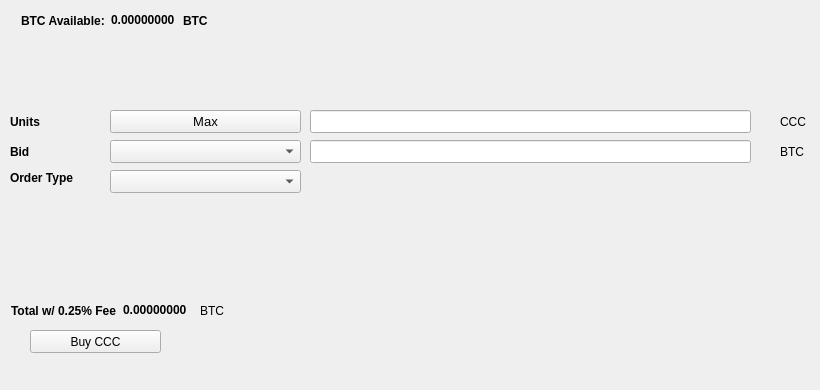
   <widget class="QWidget" name="BuyTab">
    <attribute name="title">
     <string>Buy</string>
    </attribute>
    <widget class="QPushButton" name="BuyCCC">
     <property name="geometry">
      <rect>
       <x>30</x>
       <y>330</y>
       <width>131</width>
       <height>23</height>
      </rect>
     </property>
     <property name="text">
      <string>Buy CCC</string>
     </property>
     <property name="icon">
      <iconset resource="../concierge.qrc">
       <normaloff>:/icons/bitcoin</normaloff>:/icons/bitcoin</iconset>
     </property>
    </widget>
    <widget class="QLabel" name="label_3">
     <property name="geometry">
      <rect>
       <x>10</x>
       <y>110</y>
       <width>46</width>
       <height>23</height>
      </rect>
     </property>
     <property name="font">
      <font>
       <weight>75</weight>
       <bold>true</bold>
      </font>
     </property>
     <property name="text">
      <string>Units</string>
     </property>
    </widget>
    <widget class="QLineEdit" name="UnitsInput">
     <property name="geometry">
      <rect>
       <x>310</x>
       <y>110</y>
       <width>441</width>
       <height>23</height>
      </rect>
     </property>
     <property name="font">
      <font>
       <pointsize>9</pointsize>
       <weight>75</weight>
       <bold>true</bold>
      </font>
     </property>
    </widget>
    <widget class="QLineEdit" name="BuyBidPriceEdit">
     <property name="geometry">
      <rect>
       <x>310</x>
       <y>140</y>
       <width>441</width>
       <height>23</height>
      </rect>
     </property>
     <property name="font">
      <font>
       <pointsize>9</pointsize>
       <weight>75</weight>
       <bold>true</bold>
      </font>
     </property>
    </widget>
    <widget class="QLabel" name="label_4">
     <property name="geometry">
      <rect>
       <x>780</x>
       <y>110</y>
       <width>31</width>
       <height>23</height>
      </rect>
     </property>
     <property name="text">
      <string>CCC</string>
     </property>
    </widget>
    <widget class="QLabel" name="label_5">
     <property name="geometry">
      <rect>
       <x>780</x>
       <y>140</y>
       <width>31</width>
       <height>23</height>
      </rect>
     </property>
     <property name="text">
      <string>BTC</string>
     </property>
    </widget>
    <widget class="QLabel" name="label_6">
     <property name="geometry">
      <rect>
       <x>10</x>
       <y>140</y>
       <width>46</width>
       <height>23</height>
      </rect>
     </property>
     <property name="font">
      <font>
       <weight>75</weight>
       <bold>true</bold>
      </font>
     </property>
     <property name="text">
      <string>Bid</string>
     </property>
    </widget>
    <widget class="QLabel" name="label_7">
     <property name="geometry">
      <rect>
       <x>10</x>
       <y>170</y>
       <width>91</width>
       <height>16</height>
      </rect>
     </property>
     <property name="font">
      <font>
       <weight>75</weight>
       <bold>true</bold>
      </font>
     </property>
     <property name="text">
      <string>Order Type</string>
     </property>
    </widget>
    <widget class="QPushButton" name="Buy_Max_Amount">
     <property name="geometry">
      <rect>
       <x>110</x>
       <y>110</y>
       <width>191</width>
       <height>23</height>
      </rect>
     </property>
     <property name="font">
      <font>
       <pointsize>10</pointsize>
      </font>
     </property>
     <property name="text">
      <string>Max</string>
     </property>
    </widget>
    <widget class="QComboBox" name="BuyBidcomboBox">
     <property name="geometry">
      <rect>
       <x>110</x>
       <y>140</y>
       <width>191</width>
       <height>23</height>
      </rect>
     </property>
     <property name="font">
      <font>
       <pointsize>10</pointsize>
      </font>
     </property>
    </widget>
    <widget class="QComboBox" name="buyOrdertypeCombo">
     <property name="geometry">
      <rect>
       <x>110</x>
       <y>170</y>
       <width>191</width>
       <height>23</height>
      </rect>
     </property>
     <property name="font">
      <font>
       <pointsize>10</pointsize>
      </font>
     </property>
    </widget>
    <widget class="QWidget" name="layoutWidget1">
     <property name="geometry">
      <rect>
       <x>21</x>
       <y>11</y>
       <width>227</width>
       <height>19</height>
      </rect>
     </property>
     <layout class="QHBoxLayout" name="horizontalLayout_3">
      <item>
       <widget class="QLabel" name="label232">
        <property name="font">
         <font>
          <weight>75</weight>
          <bold>true</bold>
         </font>
        </property>
        <property name="text">
         <string>BTC Available:</string>
        </property>
       </widget>
      </item>
      <item>
       <widget class="QLabel" name="BtcAvailableLbl">
        <property name="palette">
         <palette>
          <active>
           <colorrole role="WindowText">
            <brush brushstyle="SolidPattern">
             <color alpha="255">
              <red>0</red>
              <green>0</green>
              <blue>0</blue>
             </color>
            </brush>
           </colorrole>
           <colorrole role="Button">
            <brush brushstyle="SolidPattern">
             <color alpha="255">
              <red>0</red>
              <green>170</green>
              <blue>0</blue>
             </color>
            </brush>
           </colorrole>
           <colorrole role="Light">
            <brush brushstyle="SolidPattern">
             <color alpha="255">
              <red>0</red>
              <green>255</green>
              <blue>0</blue>
             </color>
            </brush>
           </colorrole>
           <colorrole role="Midlight">
            <brush brushstyle="SolidPattern">
             <color alpha="255">
              <red>0</red>
              <green>212</green>
              <blue>0</blue>
             </color>
            </brush>
           </colorrole>
           <colorrole role="Dark">
            <brush brushstyle="SolidPattern">
             <color alpha="255">
              <red>0</red>
              <green>85</green>
              <blue>0</blue>
             </color>
            </brush>
           </colorrole>
           <colorrole role="Mid">
            <brush brushstyle="SolidPattern">
             <color alpha="255">
              <red>0</red>
              <green>113</green>
              <blue>0</blue>
             </color>
            </brush>
           </colorrole>
           <colorrole role="Text">
            <brush brushstyle="SolidPattern">
             <color alpha="255">
              <red>0</red>
              <green>170</green>
              <blue>0</blue>
             </color>
            </brush>
           </colorrole>
           <colorrole role="BrightText">
            <brush brushstyle="SolidPattern">
             <color alpha="255">
              <red>255</red>
              <green>255</green>
              <blue>255</blue>
             </color>
            </brush>
           </colorrole>
           <colorrole role="ButtonText">
            <brush brushstyle="SolidPattern">
             <color alpha="255">
              <red>0</red>
              <green>0</green>
              <blue>0</blue>
             </color>
            </brush>
           </colorrole>
           <colorrole role="Base">
            <brush brushstyle="SolidPattern">
             <color alpha="255">
              <red>255</red>
              <green>255</green>
              <blue>255</blue>
             </color>
            </brush>
           </colorrole>
           <colorrole role="Window">
            <brush brushstyle="SolidPattern">
             <color alpha="255">
              <red>0</red>
              <green>170</green>
              <blue>0</blue>
             </color>
            </brush>
           </colorrole>
           <colorrole role="Shadow">
            <brush brushstyle="SolidPattern">
             <color alpha="255">
              <red>0</red>
              <green>0</green>
              <blue>0</blue>
             </color>
            </brush>
           </colorrole>
           <colorrole role="AlternateBase">
            <brush brushstyle="SolidPattern">
             <color alpha="255">
              <red>127</red>
              <green>212</green>
              <blue>127</blue>
             </color>
            </brush>
           </colorrole>
           <colorrole role="ToolTipBase">
            <brush brushstyle="SolidPattern">
             <color alpha="255">
              <red>255</red>
              <green>255</green>
              <blue>220</blue>
             </color>
            </brush>
           </colorrole>
           <colorrole role="ToolTipText">
            <brush brushstyle="SolidPattern">
             <color alpha="255">
              <red>0</red>
              <green>0</green>
              <blue>0</blue>
             </color>
            </brush>
           </colorrole>
          </active>
          <inactive>
           <colorrole role="WindowText">
            <brush brushstyle="SolidPattern">
             <color alpha="255">
              <red>0</red>
              <green>0</green>
              <blue>0</blue>
             </color>
            </brush>
           </colorrole>
           <colorrole role="Button">
            <brush brushstyle="SolidPattern">
             <color alpha="255">
              <red>0</red>
              <green>170</green>
              <blue>0</blue>
             </color>
            </brush>
           </colorrole>
           <colorrole role="Light">
            <brush brushstyle="SolidPattern">
             <color alpha="255">
              <red>0</red>
              <green>255</green>
              <blue>0</blue>
             </color>
            </brush>
           </colorrole>
           <colorrole role="Midlight">
            <brush brushstyle="SolidPattern">
             <color alpha="255">
              <red>0</red>
              <green>212</green>
              <blue>0</blue>
             </color>
            </brush>
           </colorrole>
           <colorrole role="Dark">
            <brush brushstyle="SolidPattern">
             <color alpha="255">
              <red>0</red>
              <green>85</green>
              <blue>0</blue>
             </color>
            </brush>
           </colorrole>
           <colorrole role="Mid">
            <brush brushstyle="SolidPattern">
             <color alpha="255">
              <red>0</red>
              <green>113</green>
              <blue>0</blue>
             </color>
            </brush>
           </colorrole>
           <colorrole role="Text">
            <brush brushstyle="SolidPattern">
             <color alpha="255">
              <red>0</red>
              <green>170</green>
              <blue>0</blue>
             </color>
            </brush>
           </colorrole>
           <colorrole role="BrightText">
            <brush brushstyle="SolidPattern">
             <color alpha="255">
              <red>255</red>
              <green>255</green>
              <blue>255</blue>
             </color>
            </brush>
           </colorrole>
           <colorrole role="ButtonText">
            <brush brushstyle="SolidPattern">
             <color alpha="255">
              <red>0</red>
              <green>0</green>
              <blue>0</blue>
             </color>
            </brush>
           </colorrole>
           <colorrole role="Base">
            <brush brushstyle="SolidPattern">
             <color alpha="255">
              <red>255</red>
              <green>255</green>
              <blue>255</blue>
             </color>
            </brush>
           </colorrole>
           <colorrole role="Window">
            <brush brushstyle="SolidPattern">
             <color alpha="255">
              <red>0</red>
              <green>170</green>
              <blue>0</blue>
             </color>
            </brush>
           </colorrole>
           <colorrole role="Shadow">
            <brush brushstyle="SolidPattern">
             <color alpha="255">
              <red>0</red>
              <green>0</green>
              <blue>0</blue>
             </color>
            </brush>
           </colorrole>
           <colorrole role="AlternateBase">
            <brush brushstyle="SolidPattern">
             <color alpha="255">
              <red>127</red>
              <green>212</green>
              <blue>127</blue>
             </color>
            </brush>
           </colorrole>
           <colorrole role="ToolTipBase">
            <brush brushstyle="SolidPattern">
             <color alpha="255">
              <red>255</red>
              <green>255</green>
              <blue>220</blue>
             </color>
            </brush>
           </colorrole>
           <colorrole role="ToolTipText">
            <brush brushstyle="SolidPattern">
             <color alpha="255">
              <red>0</red>
              <green>0</green>
              <blue>0</blue>
             </color>
            </brush>
           </colorrole>
          </inactive>
          <disabled>
           <colorrole role="WindowText">
            <brush brushstyle="SolidPattern">
             <color alpha="255">
              <red>0</red>
              <green>85</green>
              <blue>0</blue>
             </color>
            </brush>
           </colorrole>
           <colorrole role="Button">
            <brush brushstyle="SolidPattern">
             <color alpha="255">
              <red>0</red>
              <green>170</green>
              <blue>0</blue>
             </color>
            </brush>
           </colorrole>
           <colorrole role="Light">
            <brush brushstyle="SolidPattern">
             <color alpha="255">
              <red>0</red>
              <green>255</green>
              <blue>0</blue>
             </color>
            </brush>
           </colorrole>
           <colorrole role="Midlight">
            <brush brushstyle="SolidPattern">
             <color alpha="255">
              <red>0</red>
              <green>212</green>
              <blue>0</blue>
             </color>
            </brush>
           </colorrole>
           <colorrole role="Dark">
            <brush brushstyle="SolidPattern">
             <color alpha="255">
              <red>0</red>
              <green>85</green>
              <blue>0</blue>
             </color>
            </brush>
           </colorrole>
           <colorrole role="Mid">
            <brush brushstyle="SolidPattern">
             <color alpha="255">
              <red>0</red>
              <green>113</green>
              <blue>0</blue>
             </color>
            </brush>
           </colorrole>
           <colorrole role="Text">
            <brush brushstyle="SolidPattern">
             <color alpha="255">
              <red>0</red>
              <green>85</green>
              <blue>0</blue>
             </color>
            </brush>
           </colorrole>
           <colorrole role="BrightText">
            <brush brushstyle="SolidPattern">
             <color alpha="255">
              <red>255</red>
              <green>255</green>
              <blue>255</blue>
             </color>
            </brush>
           </colorrole>
           <colorrole role="ButtonText">
            <brush brushstyle="SolidPattern">
             <color alpha="255">
              <red>0</red>
              <green>85</green>
              <blue>0</blue>
             </color>
            </brush>
           </colorrole>
           <colorrole role="Base">
            <brush brushstyle="SolidPattern">
             <color alpha="255">
              <red>0</red>
              <green>170</green>
              <blue>0</blue>
             </color>
            </brush>
           </colorrole>
           <colorrole role="Window">
            <brush brushstyle="SolidPattern">
             <color alpha="255">
              <red>0</red>
              <green>170</green>
              <blue>0</blue>
             </color>
            </brush>
           </colorrole>
           <colorrole role="Shadow">
            <brush brushstyle="SolidPattern">
             <color alpha="255">
              <red>0</red>
              <green>0</green>
              <blue>0</blue>
             </color>
            </brush>
           </colorrole>
           <colorrole role="AlternateBase">
            <brush brushstyle="SolidPattern">
             <color alpha="255">
              <red>0</red>
              <green>170</green>
              <blue>0</blue>
             </color>
            </brush>
           </colorrole>
           <colorrole role="ToolTipBase">
            <brush brushstyle="SolidPattern">
             <color alpha="255">
              <red>255</red>
              <green>255</green>
              <blue>220</blue>
             </color>
            </brush>
           </colorrole>
           <colorrole role="ToolTipText">
            <brush brushstyle="SolidPattern">
             <color alpha="255">
              <red>0</red>
              <green>0</green>
              <blue>0</blue>
             </color>
            </brush>
           </colorrole>
          </disabled>
         </palette>
        </property>
        <property name="font">
         <font>
          <weight>75</weight>
          <bold>true</bold>
         </font>
        </property>
        <property name="text">
         <string>0.00000000</string>
        </property>
        <property name="textInteractionFlags">
         <set>Qt::LinksAccessibleByMouse|Qt::TextSelectableByKeyboard|Qt::TextSelectableByMouse</set>
        </property>
       </widget>
      </item>
      <item>
       <widget class="QLabel" name="BtcAvailableLbl_2">
        <property name="font">
         <font>
          <weight>75</weight>
          <bold>true</bold>
         </font>
        </property>
        <property name="text">
         <string>BTC</string>
        </property>
       </widget>
      </item>
     </layout>
    </widget>
    <widget class="QWidget" name="layoutWidge2">
     <property name="geometry">
      <rect>
       <x>11</x>
       <y>301</y>
       <width>259</width>
       <height>19</height>
      </rect>
     </property>
     <layout class="QHBoxLayout" name="horizontalLayout_4">
      <item>
       <widget class="QLabel" name="label_9">
        <property name="font">
         <font>
          <weight>75</weight>
          <bold>true</bold>
         </font>
        </property>
        <property name="text">
         <string>Total w/ 0.25% Fee</string>
        </property>
       </widget>
      </item>
      <item>
       <widget class="QLabel" name="BuyCostLabel">
        <property name="palette">
         <palette>
          <active>
           <colorrole role="WindowText">
            <brush brushstyle="SolidPattern">
             <color alpha="255">
              <red>0</red>
              <green>0</green>
              <blue>0</blue>
             </color>
            </brush>
           </colorrole>
           <colorrole role="Button">
            <brush brushstyle="SolidPattern">
             <color alpha="255">
              <red>0</red>
              <green>170</green>
              <blue>0</blue>
             </color>
            </brush>
           </colorrole>
           <colorrole role="Light">
            <brush brushstyle="SolidPattern">
             <color alpha="255">
              <red>0</red>
              <green>255</green>
              <blue>0</blue>
             </color>
            </brush>
           </colorrole>
           <colorrole role="Midlight">
            <brush brushstyle="SolidPattern">
             <color alpha="255">
              <red>0</red>
              <green>212</green>
              <blue>0</blue>
             </color>
            </brush>
           </colorrole>
           <colorrole role="Dark">
            <brush brushstyle="SolidPattern">
             <color alpha="255">
              <red>0</red>
              <green>85</green>
              <blue>0</blue>
             </color>
            </brush>
           </colorrole>
           <colorrole role="Mid">
            <brush brushstyle="SolidPattern">
             <color alpha="255">
              <red>0</red>
              <green>113</green>
              <blue>0</blue>
             </color>
            </brush>
           </colorrole>
           <colorrole role="Text">
            <brush brushstyle="SolidPattern">
             <color alpha="255">
              <red>0</red>
              <green>170</green>
              <blue>0</blue>
             </color>
            </brush>
           </colorrole>
           <colorrole role="BrightText">
            <brush brushstyle="SolidPattern">
             <color alpha="255">
              <red>255</red>
              <green>255</green>
              <blue>255</blue>
             </color>
            </brush>
           </colorrole>
           <colorrole role="ButtonText">
            <brush brushstyle="SolidPattern">
             <color alpha="255">
              <red>0</red>
              <green>0</green>
              <blue>0</blue>
             </color>
            </brush>
           </colorrole>
           <colorrole role="Base">
            <brush brushstyle="SolidPattern">
             <color alpha="255">
              <red>255</red>
              <green>255</green>
              <blue>255</blue>
             </color>
            </brush>
           </colorrole>
           <colorrole role="Window">
            <brush brushstyle="SolidPattern">
             <color alpha="255">
              <red>0</red>
              <green>170</green>
              <blue>0</blue>
             </color>
            </brush>
           </colorrole>
           <colorrole role="Shadow">
            <brush brushstyle="SolidPattern">
             <color alpha="255">
              <red>0</red>
              <green>0</green>
              <blue>0</blue>
             </color>
            </brush>
           </colorrole>
           <colorrole role="AlternateBase">
            <brush brushstyle="SolidPattern">
             <color alpha="255">
              <red>127</red>
              <green>212</green>
              <blue>127</blue>
             </color>
            </brush>
           </colorrole>
           <colorrole role="ToolTipBase">
            <brush brushstyle="SolidPattern">
             <color alpha="255">
              <red>255</red>
              <green>255</green>
              <blue>220</blue>
             </color>
            </brush>
           </colorrole>
           <colorrole role="ToolTipText">
            <brush brushstyle="SolidPattern">
             <color alpha="255">
              <red>0</red>
              <green>0</green>
              <blue>0</blue>
             </color>
            </brush>
           </colorrole>
          </active>
          <inactive>
           <colorrole role="WindowText">
            <brush brushstyle="SolidPattern">
             <color alpha="255">
              <red>0</red>
              <green>0</green>
              <blue>0</blue>
             </color>
            </brush>
           </colorrole>
           <colorrole role="Button">
            <brush brushstyle="SolidPattern">
             <color alpha="255">
              <red>0</red>
              <green>170</green>
              <blue>0</blue>
             </color>
            </brush>
           </colorrole>
           <colorrole role="Light">
            <brush brushstyle="SolidPattern">
             <color alpha="255">
              <red>0</red>
              <green>255</green>
              <blue>0</blue>
             </color>
            </brush>
           </colorrole>
           <colorrole role="Midlight">
            <brush brushstyle="SolidPattern">
             <color alpha="255">
              <red>0</red>
              <green>212</green>
              <blue>0</blue>
             </color>
            </brush>
           </colorrole>
           <colorrole role="Dark">
            <brush brushstyle="SolidPattern">
             <color alpha="255">
              <red>0</red>
              <green>85</green>
              <blue>0</blue>
             </color>
            </brush>
           </colorrole>
           <colorrole role="Mid">
            <brush brushstyle="SolidPattern">
             <color alpha="255">
              <red>0</red>
              <green>113</green>
              <blue>0</blue>
             </color>
            </brush>
           </colorrole>
           <colorrole role="Text">
            <brush brushstyle="SolidPattern">
             <color alpha="255">
              <red>0</red>
              <green>170</green>
              <blue>0</blue>
             </color>
            </brush>
           </colorrole>
           <colorrole role="BrightText">
            <brush brushstyle="SolidPattern">
             <color alpha="255">
              <red>255</red>
              <green>255</green>
              <blue>255</blue>
             </color>
            </brush>
           </colorrole>
           <colorrole role="ButtonText">
            <brush brushstyle="SolidPattern">
             <color alpha="255">
              <red>0</red>
              <green>0</green>
              <blue>0</blue>
             </color>
            </brush>
           </colorrole>
           <colorrole role="Base">
            <brush brushstyle="SolidPattern">
             <color alpha="255">
              <red>255</red>
              <green>255</green>
              <blue>255</blue>
             </color>
            </brush>
           </colorrole>
           <colorrole role="Window">
            <brush brushstyle="SolidPattern">
             <color alpha="255">
              <red>0</red>
              <green>170</green>
              <blue>0</blue>
             </color>
            </brush>
           </colorrole>
           <colorrole role="Shadow">
            <brush brushstyle="SolidPattern">
             <color alpha="255">
              <red>0</red>
              <green>0</green>
              <blue>0</blue>
             </color>
            </brush>
           </colorrole>
           <colorrole role="AlternateBase">
            <brush brushstyle="SolidPattern">
             <color alpha="255">
              <red>127</red>
              <green>212</green>
              <blue>127</blue>
             </color>
            </brush>
           </colorrole>
           <colorrole role="ToolTipBase">
            <brush brushstyle="SolidPattern">
             <color alpha="255">
              <red>255</red>
              <green>255</green>
              <blue>220</blue>
             </color>
            </brush>
           </colorrole>
           <colorrole role="ToolTipText">
            <brush brushstyle="SolidPattern">
             <color alpha="255">
              <red>0</red>
              <green>0</green>
              <blue>0</blue>
             </color>
            </brush>
           </colorrole>
          </inactive>
          <disabled>
           <colorrole role="WindowText">
            <brush brushstyle="SolidPattern">
             <color alpha="255">
              <red>0</red>
              <green>85</green>
              <blue>0</blue>
             </color>
            </brush>
           </colorrole>
           <colorrole role="Button">
            <brush brushstyle="SolidPattern">
             <color alpha="255">
              <red>0</red>
              <green>170</green>
              <blue>0</blue>
             </color>
            </brush>
           </colorrole>
           <colorrole role="Light">
            <brush brushstyle="SolidPattern">
             <color alpha="255">
              <red>0</red>
              <green>255</green>
              <blue>0</blue>
             </color>
            </brush>
           </colorrole>
           <colorrole role="Midlight">
            <brush brushstyle="SolidPattern">
             <color alpha="255">
              <red>0</red>
              <green>212</green>
              <blue>0</blue>
             </color>
            </brush>
           </colorrole>
           <colorrole role="Dark">
            <brush brushstyle="SolidPattern">
             <color alpha="255">
              <red>0</red>
              <green>85</green>
              <blue>0</blue>
             </color>
            </brush>
           </colorrole>
           <colorrole role="Mid">
            <brush brushstyle="SolidPattern">
             <color alpha="255">
              <red>0</red>
              <green>113</green>
              <blue>0</blue>
             </color>
            </brush>
           </colorrole>
           <colorrole role="Text">
            <brush brushstyle="SolidPattern">
             <color alpha="255">
              <red>0</red>
              <green>85</green>
              <blue>0</blue>
             </color>
            </brush>
           </colorrole>
           <colorrole role="BrightText">
            <brush brushstyle="SolidPattern">
             <color alpha="255">
              <red>255</red>
              <green>255</green>
              <blue>255</blue>
             </color>
            </brush>
           </colorrole>
           <colorrole role="ButtonText">
            <brush brushstyle="SolidPattern">
             <color alpha="255">
              <red>0</red>
              <green>85</green>
              <blue>0</blue>
             </color>
            </brush>
           </colorrole>
           <colorrole role="Base">
            <brush brushstyle="SolidPattern">
             <color alpha="255">
              <red>0</red>
              <green>170</green>
              <blue>0</blue>
             </color>
            </brush>
           </colorrole>
           <colorrole role="Window">
            <brush brushstyle="SolidPattern">
             <color alpha="255">
              <red>0</red>
              <green>170</green>
              <blue>0</blue>
             </color>
            </brush>
           </colorrole>
           <colorrole role="Shadow">
            <brush brushstyle="SolidPattern">
             <color alpha="255">
              <red>0</red>
              <green>0</green>
              <blue>0</blue>
             </color>
            </brush>
           </colorrole>
           <colorrole role="AlternateBase">
            <brush brushstyle="SolidPattern">
             <color alpha="255">
              <red>0</red>
              <green>170</green>
              <blue>0</blue>
             </color>
            </brush>
           </colorrole>
           <colorrole role="ToolTipBase">
            <brush brushstyle="SolidPattern">
             <color alpha="255">
              <red>255</red>
              <green>255</green>
              <blue>220</blue>
             </color>
            </brush>
           </colorrole>
           <colorrole role="ToolTipText">
            <brush brushstyle="SolidPattern">
             <color alpha="255">
              <red>0</red>
              <green>0</green>
              <blue>0</blue>
             </color>
            </brush>
           </colorrole>
          </disabled>
         </palette>
        </property>
        <property name="font">
         <font>
          <weight>75</weight>
          <bold>true</bold>
         </font>
        </property>
        <property name="autoFillBackground">
         <bool>false</bool>
        </property>
        <property name="text">
         <string>0.00000000</string>
        </property>
        <property name="textInteractionFlags">
         <set>Qt::LinksAccessibleByMouse|Qt::TextSelectableByMouse</set>
        </property>
       </widget>
      </item>
      <item>
       <widget class="QLabel" name="label_10">
        <property name="font">
         <font>
          <weight>50</weight>
          <bold>false</bold>
         </font>
        </property>
        <property name="text">
         <string>BTC</string>
        </property>
       </widget>
      </item>
     </layout>
    </widget>
    <widget class="QLabel" name="label_24">
     <property name="geometry">
      <rect>
       <x>460</x>
       <y>300</y>
       <width>281</width>
       <height>81</height>
      </rect>
     </property>
     <property name="text">
      <string/>
     </property>
     <property name="pixmap">
      <pixmap>:/images/bittrex</pixmap>
     </property>
    </widget>
   </widget>
